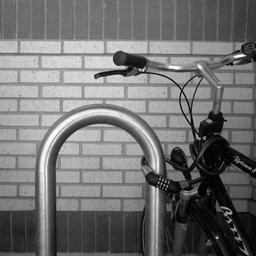
%> input picture codes/ch8_LinearImageProcessingandFiltering/1. Haar Transform/croppedBike.png, 256 x 256 px
$ octave Haar_Transform.m   (GNU Octave 9; MATLAB toolbox functions it lacks are replaced by stand-ins)
%> lines starting %> are read from the running program, lines starting %| are printed output that depends on the picture
### codes/ch8_LinearImageProcessingandFiltering/1. Haar Transform/haarmtx.m
function H=haarmtx(n)

% HAARMTX Compute Haar orthogonal transform matrix.
%
%   H = HAARMTX(N) returns the N-by-N HAAR transform matrix.  H*A
%   is the HAAR transformation of the columns of A and H'*A is the inverse
%   transformation of the columns of A (when A is N-by-N).
%   If A is square, the two-dimensional Haar transformation of A can be computed
%   as H*A*H'. This computation is sometimes faster than using
%   DCT2, especially if you are computing large number of small
%   Haar transformation, because H needs to be determined only once.
%
%   Class Support
%   -------------
%   N is an integer scalar of class double. H is returned
%   as a matrix of class double.
%
%
%   I/O Spec
%   N - input must be double
%   D - output DCT transform matrix is double
%
%   Author : Frederic Chanal (f.j.chanal@student.tue.nl) - 2004


a=1/sqrt(n);
for i=1:n
    H(1,i)=a;
end
for k=1:n-1
    p=fix(log2(k));
    q=k-2^p+1;
    t1=n/2^p;
    sup=fix(q*t1);
    mid=fix(sup-t1/2);
    inf=fix(sup-t1);
    t2=2^(p/2)*a;
    for j=1:inf
        H(k+1,j)=0;
    end
    for j=inf+1:mid
        H(k+1,j)=t2;
    end
    for j=mid+1:sup
        H(k+1,j)=-t2;
    end
    for j=sup+1:n
        H(k+1,j)=0;
    end
end

H = H';

### codes/ch8_LinearImageProcessingandFiltering/1. Haar Transform/Haar_Transform.m
% EE368/CS232 Digital Image Processing
% Bernd Girod
% Department of Electrical Engineering, Stanford University

% Script by Qiyuan Tian and David Chen
% Example: Separable Haar transform

% haarmtx function downloaded from
% http://www.mathworks.com/matlabcentral/fileexchange/4619-haarmtx

clear, clc, close all

% Load test image
img = double(imread('croppedBike.png'));
%> img: size 256x256 double; min 0, max 255, mean 113.2; mean of the top-left, top-right, bottom-left and bottom-right quarters 155.5, 117, 117.8, 62.5

% Form Haar matrices
H1=haarmtx(size(img, 1));
%> after the loop in haarmtx, `for k=1:n-1`:
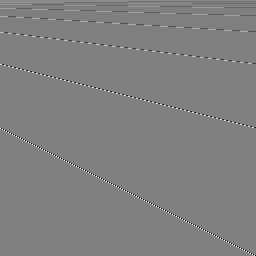
%> H: size 256x256 double; min -0.707, max 0.707, mean 0.000244; drawn with min black and max white
H2=haarmtx(size(img, 2));

% Perform Haar transform
haarCoeff = H1' * img * H2;
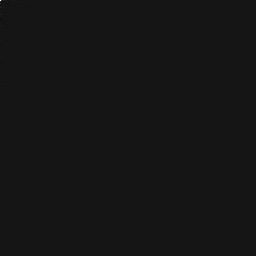
%> haarCoeff: size 256x256 double; min -2652, max 28975.7, mean 0.8; drawn with min black and max white

% Show results
subplot(1, 2, 1), imshow(img, []); title('Original Image');
subplot(1, 2, 2), imshow(haarCoeff, [-50 50]); title('Haar Transform');
%> after `imshow(haarCoeff, [-50 50])`:
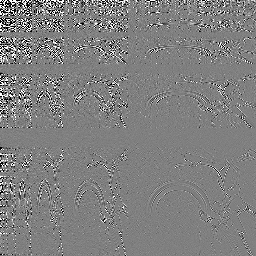
%> displayed picture: size 256x256, on the screen's scale of 0 to 255; min 0, max 255, mean 127.6
